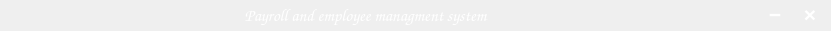
   <widget class="QWidget" name="topWidget" native="true">
    <property name="geometry">
     <rect>
      <x>260</x>
      <y>0</y>
      <width>831</width>
      <height>31</height>
     </rect>
    </property>
    <property name="styleSheet">
     <string notr="true">#topWidget
{
	background:#1F1F1F;
}</string>
    </property>
    <widget class="QPushButton" name="closeButton">
     <property name="geometry">
      <rect>
       <x>790</x>
       <y>-6</y>
       <width>40</width>
       <height>40</height>
      </rect>
     </property>
     <property name="font">
      <font>
       <pointsize>16</pointsize>
       <bold>true</bold>
      </font>
     </property>
     <property name="cursor">
      <cursorShape>PointingHandCursor</cursorShape>
     </property>
     <property name="styleSheet">
      <string notr="true">#closeButton
{
	border:none;
color:white;
}

#closeButton:hover
{
	border:none;
color:#EB0000;
}</string>
     </property>
     <property name="text">
      <string>×</string>
     </property>
    </widget>
    <widget class="QPushButton" name="minimizeButton">
     <property name="geometry">
      <rect>
       <x>760</x>
       <y>-6</y>
       <width>30</width>
       <height>40</height>
      </rect>
     </property>
     <property name="font">
      <font>
       <pointsize>16</pointsize>
       <bold>true</bold>
      </font>
     </property>
     <property name="cursor">
      <cursorShape>PointingHandCursor</cursorShape>
     </property>
     <property name="styleSheet">
      <string notr="true">#minimizeButton
{
	border:none;
	color:white;
}</string>
     </property>
     <property name="text">
      <string>−</string>
     </property>
    </widget>
    <widget class="QLabel" name="label_2">
     <property name="geometry">
      <rect>
       <x>110</x>
       <y>-10</y>
       <width>511</width>
       <height>51</height>
      </rect>
     </property>
     <property name="font">
      <font>
       <family>Comic Sans MS</family>
       <pointsize>13</pointsize>
       <bold>false</bold>
      </font>
     </property>
     <property name="text">
      <string>&lt;html&gt;&lt;head/&gt;&lt;body&gt;&lt;p align=&quot;center&quot;&gt;&lt;span style=&quot; color:#ffffff;&quot;&gt;Payroll and employee managment system&lt;/span&gt;&lt;/p&gt;&lt;/body&gt;&lt;/html&gt;</string>
     </property>
    </widget>
   </widget>
